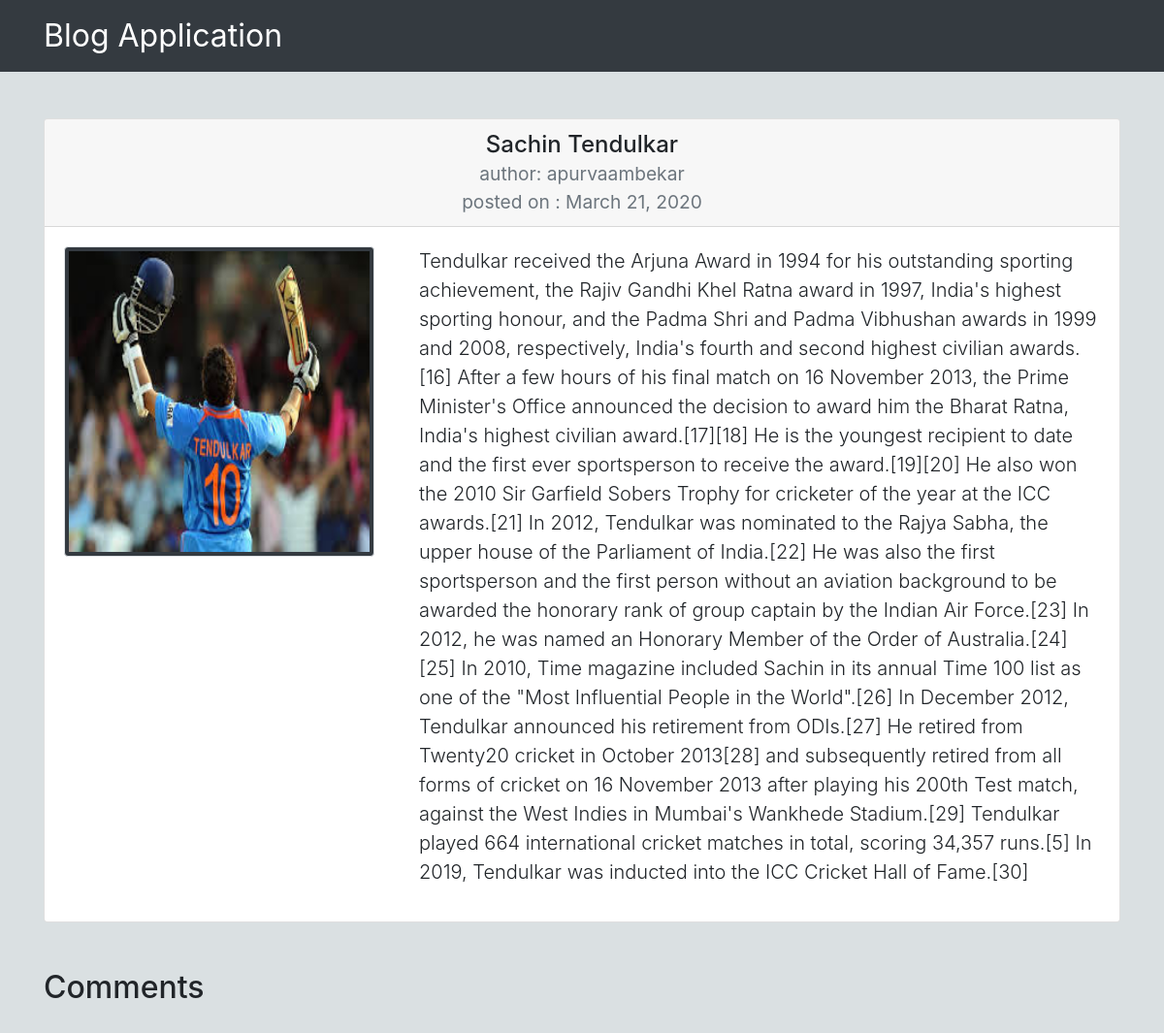
Page /detail/11/ on the committed database.
### blog/models.py (models this page shows, shortened)
class Post(models.Model):
    user = models.ForeignKey(User, on_delete=models.CASCADE)
    title = models.CharField(max_length = 50)
    description = models.TextField()
    image = models.ImageField(blank=True, upload_to='pics')
    date_posted = models.DateTimeField(auto_now_add = True)
    is_public = models.BooleanField(default = True)

### blog/views.py (the view)
# urls.py: path('detail/<int:id>/',blog_view.show_details, name='detail'),
def show_details(request,id):
    post = Post.objects.get(pk=id)
    if request.method == 'POST':
        form = CommentForm(request.POST)
        if(form.is_valid()):
            cd = form.cleaned_data
            comment = cd['comment']
            obj = Comments(post = post, commented_by = request.user, comment = comment)
            obj.save()
    else:
        form = CommentForm()
    return render(request,"detail.html",{'post': post, 'form': form})

### BlogApplication/templates/detail.html (shortened to what this page needs)
{% extends "base.html" %}
{% block content %}
    <div class="card my-5">
        <h4 class="card-header text-center">
            {{ post.title }}
            <br>
            <small class="text-muted">author: {{ post.user.username }}</small>
            <br>
            <small class="text-muted">posted on : {{ post.date_posted | date }}</small>
        </h4>
        <div class="card-body">
            <div class="row">
                <div class="col-md-4 col-12">
                    {% if post.image %}
                        <img src="{{ post.image.url }}"
                        style="height: 20rem; width: 20rem;"
                        alt="" class="img-fluid img-thumbnail bg-dark">
                    {% endif %}
                </div>
                <div class="col-md-8 col-12">
                    <p class="lead">{{ post.description }}</p>
                </div>
            </div>
        </div>
    </div>
    <div class="my-5">
        <h2>Comments</h2>
    </div>
{% endblock content %}

### BlogApplication/templates/base.html (style rules this page uses)
body { background: #DAE0E2; }

### rows in the picture
Post: title "Sachin Tendulkar", user.username "apurvaambekar", date_posted "March 21, 2020", image (picture), description "Tendulkar received the Arjuna Award in 1994 for his outstanding sporting achievement, the Rajiv Gandhi Khel Ratna award in 1997, India's highest sporting honour, and the Padma Shri and Padma Vibhushan awards in 1999 and 2008, respectively, India's fourth and second highest civilian awards.[16] After a few hours of his final match on 16 November 2013, the Prime Minister's Office announced the decision to award him the Bharat Ratna, India's highest civilian award.[17][18] He is the youngest recipient to date and the first ever sportsperson to receive the award.[19][20] He also won the 2010 Sir Garfield Sobers Trophy for cricketer of the year at the ICC awards.[21] In 2012, Tendulkar was…"
